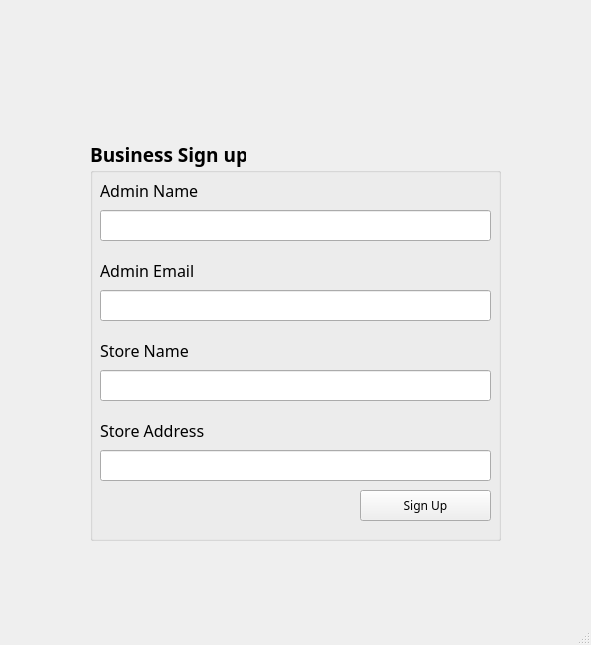
<?xml version="1.0" encoding="UTF-8"?>
<ui version="4.0">
 <class>NewAdminWin</class>
 <widget class="QMainWindow" name="NewAdminWin">
  <property name="geometry">
   <rect>
    <x>0</x>
    <y>0</y>
    <width>591</width>
    <height>645</height>
   </rect>
  </property>
  <property name="windowTitle">
   <string>MainWindow</string>
  </property>
  <widget class="QWidget" name="centralwidget">
   <widget class="QLabel" name="label">
    <property name="geometry">
     <rect>
      <x>170</x>
      <y>0</y>
      <width>281</width>
      <height>111</height>
     </rect>
    </property>
    <property name="text">
     <string/>
    </property>
    <property name="pixmap">
     <pixmap>../../Pictures/Saved Pictures/bobappLOGO.png</pixmap>
    </property>
    <property name="scaledContents">
     <bool>true</bool>
    </property>
   </widget>
   <widget class="QGroupBox" name="groupBox">
    <property name="geometry">
     <rect>
      <x>90</x>
      <y>140</y>
      <width>411</width>
      <height>401</height>
     </rect>
    </property>
    <property name="font">
     <font>
      <family>Century Gothic</family>
      <pointsize>14</pointsize>
      <weight>75</weight>
      <bold>true</bold>
     </font>
    </property>
    <property name="title">
     <string>Business Sign up</string>
    </property>
    <widget class="QLabel" name="label_2">
     <property name="geometry">
      <rect>
       <x>10</x>
       <y>40</y>
       <width>181</width>
       <height>21</height>
      </rect>
     </property>
     <property name="font">
      <font>
       <family>Century Gothic</family>
       <pointsize>12</pointsize>
       <weight>50</weight>
       <bold>false</bold>
      </font>
     </property>
     <property name="text">
      <string>Admin Name</string>
     </property>
    </widget>
    <widget class="QLineEdit" name="lineEdit">
     <property name="geometry">
      <rect>
       <x>10</x>
       <y>70</y>
       <width>391</width>
       <height>31</height>
      </rect>
     </property>
    </widget>
    <widget class="QLabel" name="label_3">
     <property name="geometry">
      <rect>
       <x>10</x>
       <y>120</y>
       <width>181</width>
       <height>21</height>
      </rect>
     </property>
     <property name="font">
      <font>
       <family>Century Gothic</family>
       <pointsize>12</pointsize>
       <weight>50</weight>
       <bold>false</bold>
      </font>
     </property>
     <property name="text">
      <string>Admin Email</string>
     </property>
    </widget>
    <widget class="QLineEdit" name="lineEdit_2">
     <property name="geometry">
      <rect>
       <x>10</x>
       <y>150</y>
       <width>391</width>
       <height>31</height>
      </rect>
     </property>
    </widget>
    <widget class="QLabel" name="label_4">
     <property name="geometry">
      <rect>
       <x>10</x>
       <y>200</y>
       <width>181</width>
       <height>21</height>
      </rect>
     </property>
     <property name="font">
      <font>
       <family>Century Gothic</family>
       <pointsize>12</pointsize>
       <weight>50</weight>
       <bold>false</bold>
      </font>
     </property>
     <property name="text">
      <string>Store Name</string>
     </property>
    </widget>
    <widget class="QLineEdit" name="lineEdit_3">
     <property name="geometry">
      <rect>
       <x>10</x>
       <y>230</y>
       <width>391</width>
       <height>31</height>
      </rect>
     </property>
    </widget>
    <widget class="QLabel" name="label_5">
     <property name="geometry">
      <rect>
       <x>10</x>
       <y>280</y>
       <width>181</width>
       <height>21</height>
      </rect>
     </property>
     <property name="font">
      <font>
       <family>Century Gothic</family>
       <pointsize>12</pointsize>
       <weight>50</weight>
       <bold>false</bold>
      </font>
     </property>
     <property name="text">
      <string>Store Address</string>
     </property>
    </widget>
    <widget class="QLineEdit" name="lineEdit_4">
     <property name="geometry">
      <rect>
       <x>10</x>
       <y>310</y>
       <width>391</width>
       <height>31</height>
      </rect>
     </property>
    </widget>
    <widget class="QPushButton" name="pushButton">
     <property name="geometry">
      <rect>
       <x>270</x>
       <y>350</y>
       <width>131</width>
       <height>31</height>
      </rect>
     </property>
     <property name="font">
      <font>
       <family>Century Gothic</family>
       <pointsize>9</pointsize>
       <weight>50</weight>
       <bold>false</bold>
      </font>
     </property>
     <property name="text">
      <string>Sign Up</string>
     </property>
    </widget>
   </widget>
  </widget>
  <widget class="QMenuBar" name="menubar">
   <property name="geometry">
    <rect>
     <x>0</x>
     <y>0</y>
     <width>591</width>
     <height>21</height>
    </rect>
   </property>
  </widget>
  <widget class="QStatusBar" name="statusbar"/>
 </widget>
 <resources/>
 <connections/>
</ui>
